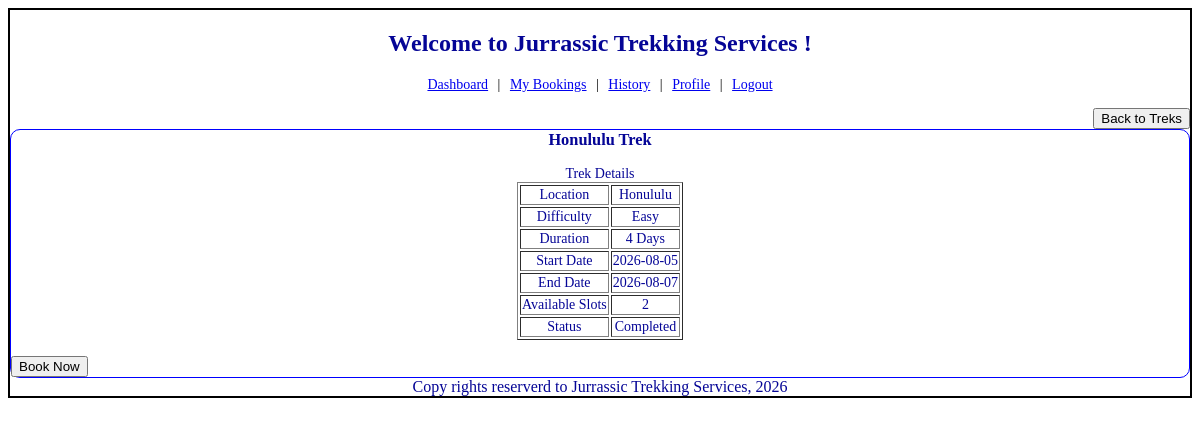
The page /user/trek/2 (signed in) on the database its author committed.
### models.py (models this page shows)
class trek(db.Model):
    trek_id = db.Column(db.Integer, primary_key=True)
    trek_name = db.Column(db.String, nullable=False)
    location = db.Column(db.String, nullable=False)
    difficulty = db.Column(db.String, nullable=False)
    duration_days = db.Column(db.Integer, nullable=False)
    start_date = db.Column(db.Date, nullable=False)
    end_date = db.Column(db.Date, nullable=False)
    available_slots = db.Column(db.Integer, nullable=False)
    assigned_staff_id = db.Column(db.Integer, db.ForeignKey('staff_profile.staff_id'))
    status = db.Column(db.String, nullable=False, default="Pending")
    created_at = db.Column(db.DateTime, nullable=False, default=datetime.utcnow)
    bookings = db.relationship('booking', backref='trek', lazy=True)

### controller.py (the view, shortened to what this page needs)
@app.route("/user/trek/<int:trek_id>", methods=["GET","POST"])
def trek_details(trek_id):
  if session.get('role') != 'Trekker':
    return redirect(url_for('signin'))
  this_trek = trek.query.get(trek_id)
  my_profile = trekker.query.filter_by(user_id=session['uid']).first()
  return render_template("trek_details.html", this_trek=this_trek)

### templates/trek_details.html (shortened to what this page needs)
{% extends "base.html" %}
{% block content %}
    <div class="navlinks">
        <a href="/user/">Dashboard</a> |
        <a href="/user/bookings">My Bookings</a> |
        <a href="/user/history">History</a> |
        <a href="/user/profile">Profile</a> |
        <a href="/logout">Logout</a>
    </div>
    <div style="text-align: right;">
        <a href="/user/"><input type="button" value="Back to Treks"></a>
    </div>
    <div class="dashboard-form">
        <h3 class="center">{{this_trek.trek_name}}</h3><br>
        <table class="center" name="Trek Details" border="1">
        <caption>Trek Details</caption>
        <tr><td>Location</td><td>{{this_trek.location}}</td></tr>
        <tr><td>Difficulty</td><td>{{this_trek.difficulty}}</td></tr>
        <tr><td>Duration</td><td>{{this_trek.duration_days}} Days</td></tr>
        <tr><td>Start Date</td><td>{{this_trek.start_date}}</td></tr>
        <tr><td>End Date</td><td>{{this_trek.end_date}}</td></tr>
        <tr><td>Available Slots</td><td>{{this_trek.available_slots}}</td></tr>
        <tr><td>Status</td><td>{{this_trek.status}}</td></tr>
        </table>
        <br>
        <form method="POST" action="/user/trek/{{this_trek.trek_id}}">
            <input type="submit" value="Book Now">
        </form>
    </div>
{% endblock %}

### static/main.css (style rules this page uses)
.center { text-align: center; margin: auto; color: rgb(5 , 5 , 150); }
.dashboard-form { border: 1px solid blue; margin: auto; border-radius: 10px; font-size: 14px; text-align: justify; }
.navlinks { text-align: center; margin-bottom: 15px; font-size: 14px; }
.navlinks a { margin: 0 6px; }

### rows shown on the page
trek: trek_name "Honululu Trek", location "Honululu", difficulty "Easy", duration_days "4", start_date "2026-08-05", end_date "2026-08-07", available_slots "2", status "Completed"
